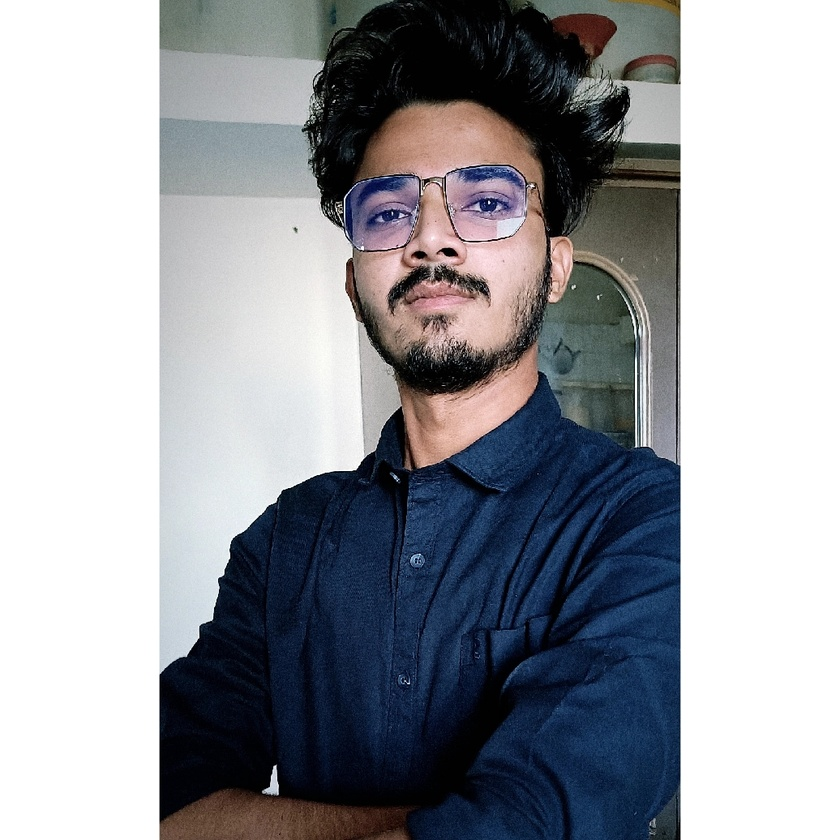
#> input picture pic.jpg, 840 x 840 px, shrunk from 1036 x 1036 before the run, given in place of pic.png, which was not available
$ python imgfilter.py
#> lines starting #> are read from the running program, lines starting #| are printed output that depends on the picture; after the words box and inside, x2 and y2 are one past the last pixel; in counts of white or black regions, pixels touching at a corner belong together; pictures that were not available may be replaced by others from this repository, and a replacement may not be noted
import cv2
import numpy as np


img=cv2.imread("pic.png")
#> img is the input picture: shape (840, 840, 3); mean B, G, R 158.2, 152.4, 150.1
kernel=np.ones((5,5),np.uint8)
imgray=cv2.cvtColor(img,cv2.COLOR_BGR2GRAY)
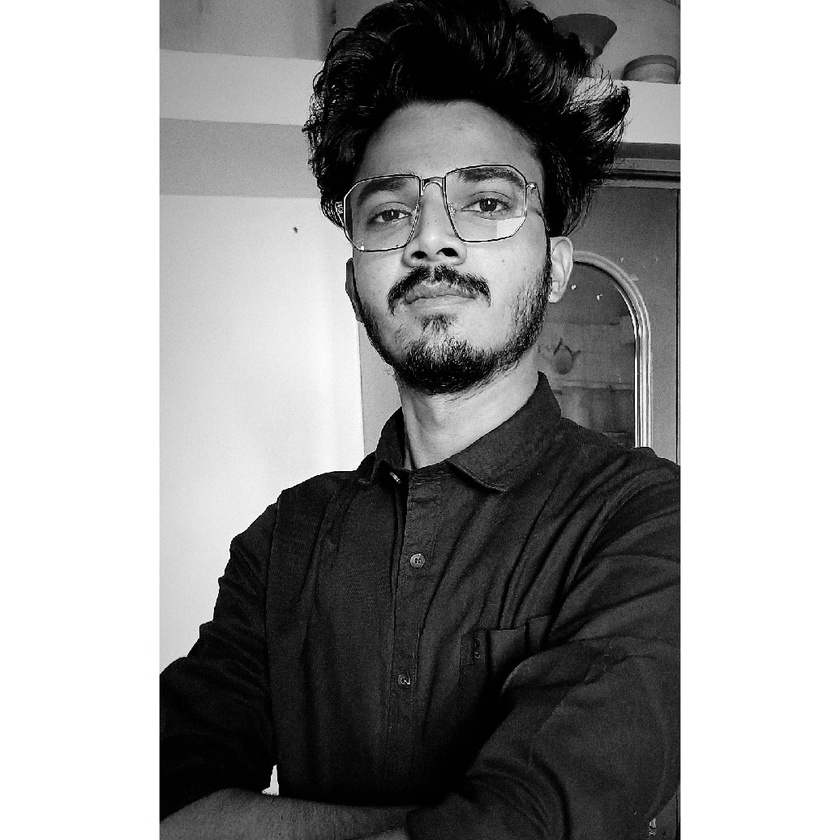
#> imgray: shape (840, 840); min 0, max 255, mean 152.4
imgblur=cv2.GaussianBlur(img,(7,7),0)
imgcanny=cv2.Canny(img,100,100)
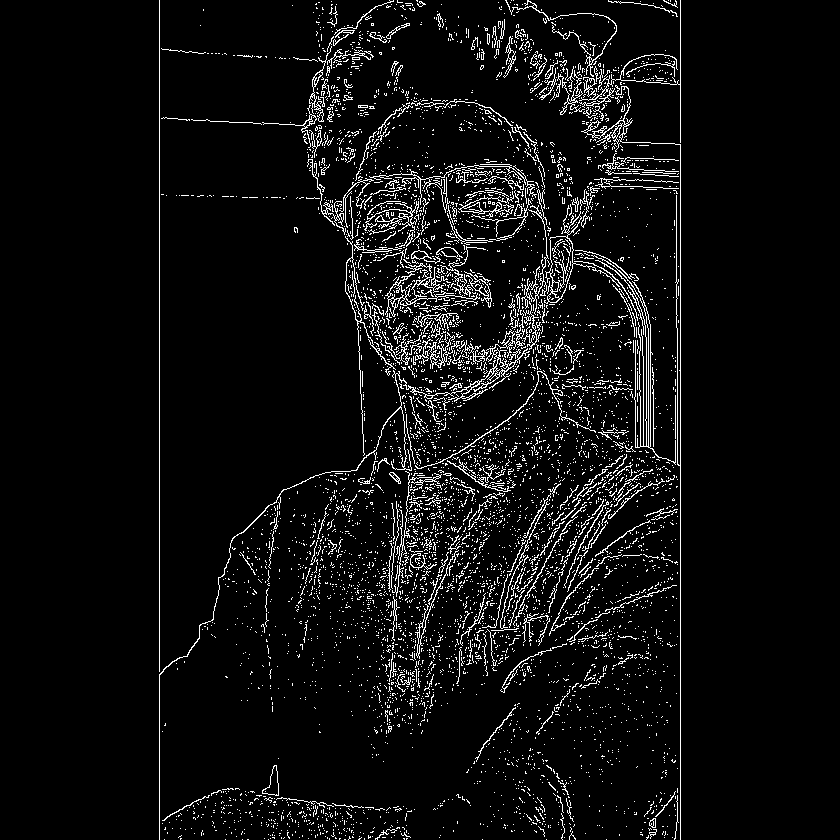
#> imgcanny: shape (840, 840); 5.6% white in thin lines or dots, all inside (x1, y1, x2, y2) = (159, 0, 681, 840)
imgdilation=cv2.dilate(imgcanny,kernel,iterations=1)
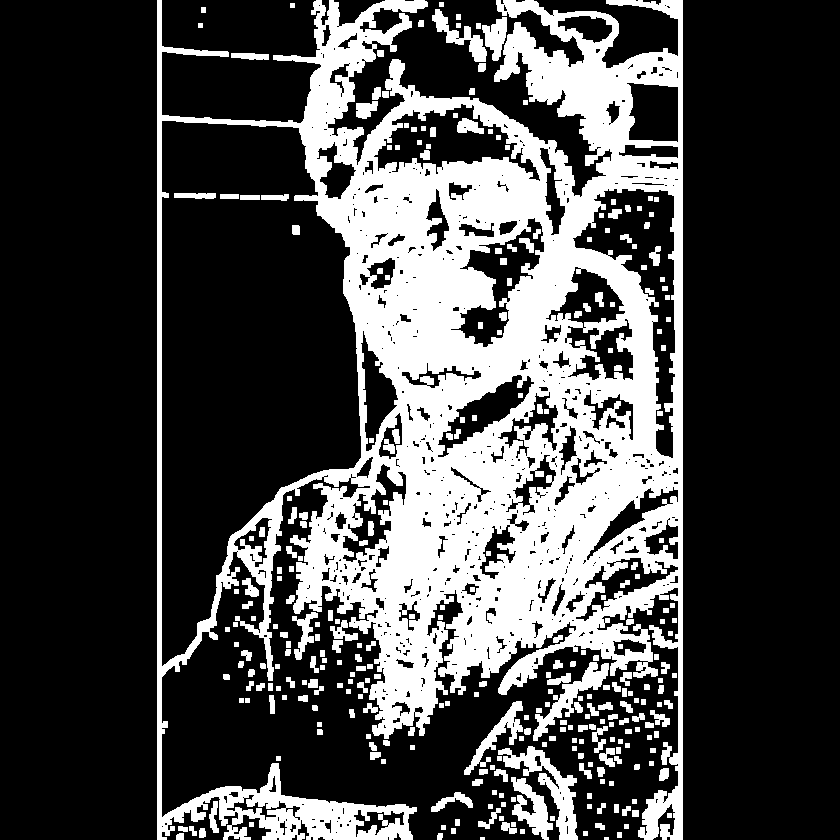
#> imgdilation: shape (840, 840); 28.2% white; 310 white regions (2 under 20 px), largest, box (x1, y1, x2, y2) and area: (157, 0, 683, 840) 176493, (498, 746, 578, 840) 2165, (533, 662, 609, 741) 1443
imgErode=cv2.erode(imgdilation,kernel,iterations=1)
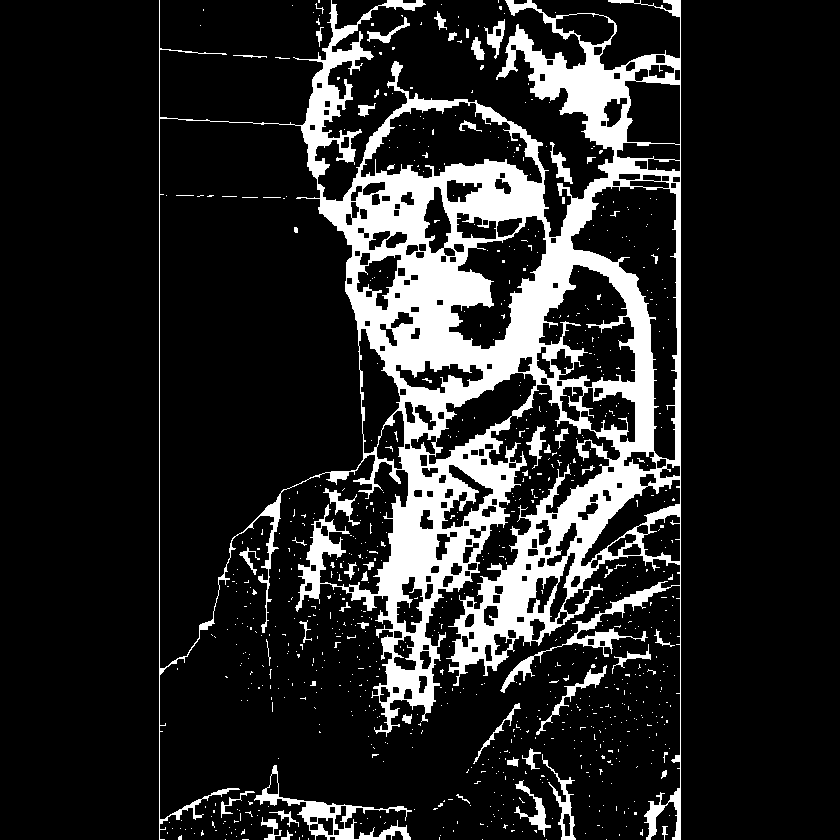
#> imgErode: shape (840, 840); 15.3% white; 833 white regions (778 under 20 px), largest, box (x1, y1, x2, y2) and area: (159, 0, 681, 840) 97500, (254, 765, 412, 840) 2101, (542, 754, 576, 840) 620

cv2.imshow("gray Image",imgray)
cv2.imshow("blur img",imgblur)
cv2.imshow("Canny img",imgcanny)
cv2.imshow("Img dilatea",imgdilation)
cv2.imshow("Img Erode",imgErode)

cv2.waitKey(0)
